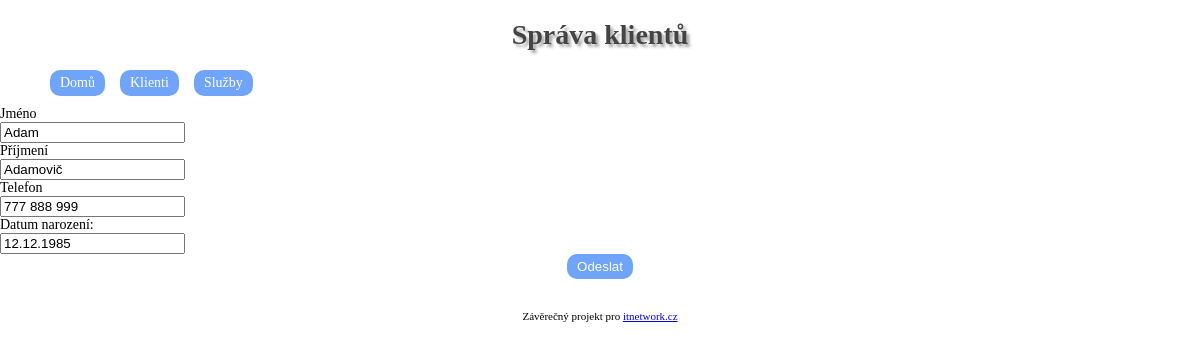
The page /klienti.php?editovat=26 on the database its author committed.
### tables this page shows
CREATE TABLE `klient` (
  `klient_id` int(11) NOT NULL,
  `jmeno` varchar(31) NOT NULL,
  `prijmeni` varchar(31) NOT NULL,
  `telefon` varchar(20) NOT NULL,
  `datum_narozeni` date NOT NULL
);

### nastaveni.php (called while the page is built, shortened)
<?php
function autoloader(string $trida): void
{
    $trida = str_replace('\\', '/', $trida);
}

### Databaze.php (called while the page is built)
<?php
class Databaze
{
    private static PDO $spojeni;
    private static array $nastaveni = array(
        PDO::ATTR_ERRMODE => PDO::ERRMODE_EXCEPTION,
        PDO::MYSQL_ATTR_INIT_COMMAND => "SET NAMES utf8",
        PDO::ATTR_EMULATE_PREPARES => false,
    );
    public static function pripoj(string $host, string $uzivatel, string $heslo, string $databaze): PDO
    {
        if (!isset(self::$spojeni)) {
            self::$spojeni = @new PDO(
                "mysql:host=$host;dbname=$databaze",
                $uzivatel,
                $heslo,
                self::$nastaveni
            );
        }
        return self::$spojeni;
    }
    public static function dotaz(string $sql, array $parametry = array()): PDOStatement
    {
        $dotaz = self::$spojeni->prepare($sql);
        $dotaz->execute($parametry);
        return $dotaz;
    }
}

### Evidence/Klienti/SpravceKlientu.php (called while the page is built, shortened)
<?php
class SpravceKlientu
{
    public function nacti(int $klientId): array
    {
        return Databaze::dotaz('SELECT * FROM klient WHERE klient_id=?', array($klientId))->fetch();
    }
}

### klienti.php (the view, shortened to what this page needs)
<?php
require('nastaveni.php');
$spravceKlientu = new SpravceKlientu();
$klient = array(
    'klient_id' => '',
    'jmeno' => '',
    'prijmeni' => '',
    'telefon' => '',
    'datum_narozeni' => '',
);
if (isset($_GET['editovat'])) {
    $nactenyKlient = $spravceKlientu->nacti($_GET['editovat']);
    if ($nactenyKlient)
        $klient = $nactenyKlient;
}
require('sablony/rozlozeni_horni_cast.php');
?>
<form method="post">
    <?php $datum_narozeni = date("d.m.Y", strtotime($klient['datum_narozeni'])); ?>
    Jméno
    <br />
    <input type="text" name="jmeno" value="<?= htmlspecialchars($klient['jmeno']) ?>" maxlenght="31" />
    <br />
    Příjmení
    <br />
    <input type="text" name="prijmeni" value="<?= htmlspecialchars($klient['prijmeni']) ?>" maxlenght="31" />
    <br />
    Telefon
    <br>
    <input type="text" name="telefon" value="<?= htmlspecialchars($klient['telefon']) ?>" />
    <br>
    Datum narození:
    <br />
    <input type="text" name="datum_narozeni" value="<?= htmlspecialchars($datum_narozeni) ?>" />
    <br />
    <div class="centrovany">
        <input type="submit" value="Odeslat" />
    </div>
</form>
<?php
require('sablony/rozlozeni_dolni_cast.php');
?>

### styl.css (style rules this page uses)
body { font-family: verdana; font-size: 14px; width: 900 px; margin: 0 auto; }
nav a, input[type="submit"] { background: #6FA4F8; color: white; padding: 5px 10px; border-radius: 10px; text-decoration: none; border: none; cursor: pointer; display: inline-block; }
.centrovany { text-align: center; }

### rows shown on the page
klient: jmeno "Adam", prijmeni "Adamovič", telefon "777 888 999", datum_narozeni "12.12.1985"

### other values the page prints
$titulek "Správa klientů"
